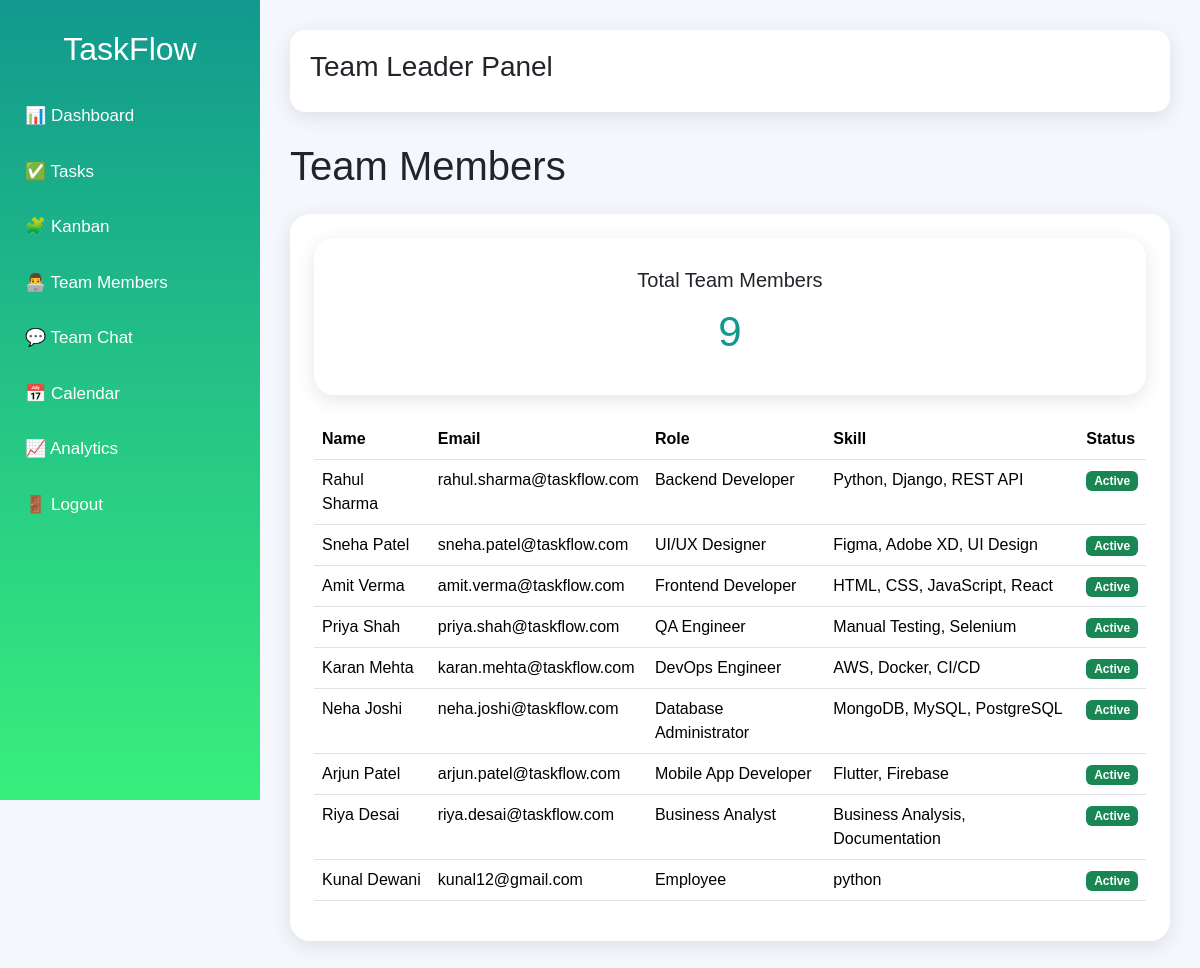
/team-members/, run on the app's committed database.
### productivity/models.py (models this page shows, shortened)
class Team(models.Model):
    name = models.CharField(max_length=200)
    leader = models.CharField(max_length=200)
    email = models.EmailField()
    skill = models.CharField(max_length=100)
    role = models.CharField(max_length=50)
    joined_at = models.DateTimeField(
        auto_now_add=True
    )

### productivity/views.py (the view)
def team_members(request):
    members = Team.objects.all()
    return render(
        request,
        'leader/team_members.html',
        {
            'members': members
        }
    )

### productivity/templates/leader/team_members.html
{% extends 'base/leader_base.html' %}
{% block content %}
<h1 class="mb-4">
Team Members
</h1>
<div class="card p-4">
<div class="card dashboard-card mb-4">
<h5>Total Team Members</h5>
<h2>{{ members.count }}</h2>
</div>
<table class="table table-hover">
<thead>
<tr>
<th>Name</th>
<th>Email</th>
<th>Role</th>
<th>Skill</th>
<th>Status</th>
</tr>
</thead>
<tbody>
{% for member in members %}
<tr>
<td>
{{ member.name }}
</td>
<td>
{{ member.email }}
</td>
<td>
{{ member.role }}
</td>
<td>
{{ member.skill }}
</td>
<td>
<span class="badge bg-success">
Active
</span>
</td>
</tr>
{% empty %}
<tr>
<td colspan="5" class="text-center">
No Team Members Found
</td>
</tr>
{% endfor %}
</tbody>
</table>
</div>
{% endblock %}

### productivity/static/css/style.css (style rules this page uses)
body { margin: 0; font-family: Arial, sans-serif; background: #f4f7fc; }
.dashboard-card { padding: 30px; border: none; border-radius: 15px; background: white; box-shadow: 0 5px 15px rgba(0,0,0,0.1); text-align: center; }

### productivity/static/css/leader.css (style rules this page uses)
body { margin: 0; padding: 0; font-family: Arial, sans-serif; background: #f4f7fc; }
.dashboard-card { padding: 30px; border-radius: 20px; background: white; box-shadow: 0 5px 20px rgba(0,0,0,0.1); text-align: center; transition: 0.3s; margin-bottom: 20px; }
.dashboard-card h5 { font-size: 20px; margin-bottom: 15px; }
.dashboard-card h2 { font-size: 42px; color: #11998e; }
.card { border: none; border-radius: 20px; box-shadow: 0 5px 20px rgba(0,0,0,0.1); }

### data on the page
Team: name "Rahul Sharma", email "rahul.sharma@taskflow.com", role "Backend Developer", skill "Python, Django, REST API"
Team: name "Sneha Patel", email "sneha.patel@taskflow.com", role "UI/UX Designer", skill "Figma, Adobe XD, UI Design"
Team: name "Amit Verma", email "amit.verma@taskflow.com", role "Frontend Developer", skill "HTML, CSS, JavaScript, React"
Team: name "Priya Shah", email "priya.shah@taskflow.com", role "QA Engineer", skill "Manual Testing, Selenium"
Team: name "Karan Mehta", email "karan.mehta@taskflow.com", role "DevOps Engineer", skill "AWS, Docker, CI/CD"
Team: name "Neha Joshi", email "neha.joshi@taskflow.com", role "Database Administrator", skill "MongoDB, MySQL, PostgreSQL"
Team: name "Arjun Patel", email "arjun.patel@taskflow.com", role "Mobile App Developer", skill "Flutter, Firebase"
Team: name "Riya Desai", email "riya.desai@taskflow.com", role "Business Analyst", skill "Business Analysis, Documentation"
Team: name "Kunal Dewani", email "kunal12@gmail.com", role "Employee", skill "python"

### other printed values
{{ members.count }} "9"
